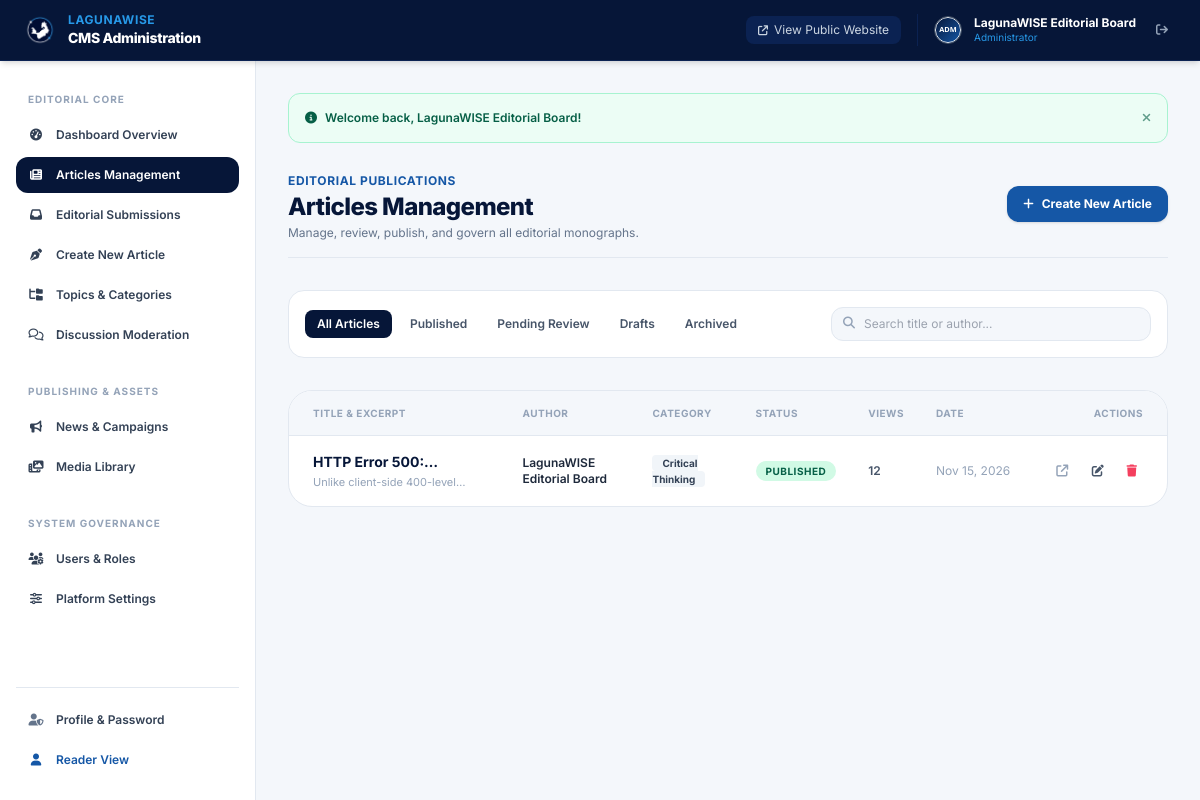
The page /admin/articles.php (signed in) on the database its author committed.
### tables this page shows
CREATE TABLE `users` (
    `id` INT UNSIGNED AUTO_INCREMENT PRIMARY KEY,
    `name` VARCHAR(100) NOT NULL,
    `username` VARCHAR(50) NOT NULL UNIQUE,
    `email` VARCHAR(150) NOT NULL UNIQUE,
    `password_hash` VARCHAR(255) NOT NULL,
    `bio` TEXT NULL,
    `avatar` VARCHAR(255) NULL DEFAULT 'assets/images/default-avatar.svg',
    `status` ENUM('active', 'inactive', 'suspended') NOT NULL DEFAULT 'active',
    `must_change_password` TINYINT(1) NOT NULL DEFAULT 0,
    `last_login_at` DATETIME NULL,
    `created_at` TIMESTAMP DEFAULT CURRENT_TIMESTAMP,
    `updated_at` TIMESTAMP DEFAULT CURRENT_TIMESTAMP ON UPDATE CURRENT_TIMESTAMP,
    INDEX `idx_users_email` (`email`),
    INDEX `idx_users_username` (`username`),
    INDEX `idx_users_status` (`status`)
);

CREATE TABLE `articles` (
    `id` INT UNSIGNED AUTO_INCREMENT PRIMARY KEY,
    `author_id` INT UNSIGNED NOT NULL,
    `title` VARCHAR(255) NOT NULL,
    `slug` VARCHAR(255) NOT NULL UNIQUE,
    `subtitle` VARCHAR(255) NULL,
    `excerpt` TEXT NOT NULL,
    `content` MEDIUMTEXT NOT NULL,
    `references_sources` TEXT NULL,
    `tags` VARCHAR(255) NULL,
    `cover_image` VARCHAR(255) NULL,
    `reading_time` INT UNSIGNED NOT NULL DEFAULT 5,
    `status` ENUM('draft', 'pending_review', 'revision_requested', 'approved', 'published', 'archived') NOT NULL DEFAULT 'draft',
    `views_count` INT UNSIGNED NOT NULL DEFAULT 0,
    `is_featured` TINYINT(1) NOT NULL DEFAULT 0,
    `published_at` DATETIME NULL,
    `created_at` TIMESTAMP DEFAULT CURRENT_TIMESTAMP,
    `updated_at` TIMESTAMP DEFAULT CURRENT_TIMESTAMP ON UPDATE CURRENT_TIMESTAMP,
    INDEX `idx_articles_author` (`author_id`),
    INDEX `idx_articles_status` (`status`),
    INDEX `idx_articles_published` (`published_at`),
    INDEX `idx_articles_slug` (`slug`),
    INDEX `idx_articles_featured` (`is_featured`),
    CONSTRAINT `fk_articles_author` FOREIGN KEY (`author_id`) REFERENCES `users` (`id`) ON DELETE RESTRICT
);

### admin/articles.php (the view, shortened to what the rows shown need)
<?php
require_role(['administrator', 'super_admin', 'admin', 'editor']);
$db = Database::getConnection();
$where = ['1=1'];
$params = [];
$whereSql = implode(' AND ', $where);
$query = "
    SELECT a.*, u.name AS author_name,
           (SELECT c.name FROM categories c JOIN article_categories ac ON c.id = ac.category_id WHERE ac.article_id = a.id LIMIT 1) AS category_name
    FROM articles a
    JOIN users u ON a.author_id = u.id
    WHERE {$whereSql}
    ORDER BY a.created_at DESC
";
$stmt = $db->prepare($query);
$stmt->execute($params);
$articles = $stmt->fetchAll();
require_once __DIR__ . '/includes/admin-header.php';
?>
<div class="flex flex-col sm:flex-row sm:items-center justify-between gap-4 pb-4 border-b border-slate-200">
    <div>
        <h1 class="text-2xl font-extrabold text-navy-900 tracking-tight">Articles Management</h1>
    </div>
</div>
<div class="bg-white rounded-3xl border border-slate-200 shadow-xs overflow-hidden">
    <div class="overflow-x-auto">
        <table class="w-full text-left border-collapse text-xs">
            <thead>
                <tr class="bg-surface text-slate-400 uppercase tracking-wider font-bold text-[10px] border-b border-slate-200">
                    <th class="py-3.5 px-6">Title &amp; Excerpt</th>
                    <th class="py-3.5 px-4">Author</th>
                    <th class="py-3.5 px-4">Category</th>
                    <th class="py-3.5 px-4">Status</th>
                    <th class="py-3.5 px-4">Views</th>
                    <th class="py-3.5 px-4">Date</th>
                    <th class="py-3.5 px-6 text-right">Actions</th>
                </tr>
            </thead>
            <tbody class="divide-y divide-slate-100 text-slate-700">
                <?php if (empty($articles)): ?>
                    <tr>
                        <td colspan="7" class="py-12 text-center text-slate-400">No articles found matching criteria.</td>
                    </tr>
                <?php else: ?>
                    <?php foreach ($articles as $art): ?>
                        <tr class="hover:bg-slate-50/80 transition">
                            <td class="py-4 px-6 max-w-sm">
                                <a href="<?= url('admin/article-edit.php?id=' . (int)$art['id']) ?>" class="font-bold text-navy-900 hover:text-lwblue line-clamp-1 text-sm">
                                    <?= e($art['title']) ?>
                                </a>
                                <p class="text-[11px] text-slate-400 line-clamp-1 mt-0.5"><?= e($art['excerpt']) ?></p>
                            </td>
                            <td class="py-4 px-4 font-semibold text-slate-800">
                                <?= e($art['author_name']) ?>
                            </td>
                            <td class="py-4 px-4">
                                <span class="px-2.5 py-0.5 rounded text-[10px] font-bold bg-slate-100 text-slate-700">
                                    <?= e($art['category_name'] ?? 'General') ?>
                                </span>
                            </td>
                            <td class="py-4 px-4">
                                <span class="px-2.5 py-1 rounded-full text-[10px] font-bold uppercase tracking-wider
                                    <?= match($art['status']) {
                                        'published' => 'bg-emerald-100 text-emerald-800',
                                        'pending_review' => 'bg-amber-100 text-amber-800',
                                        'revision_requested' => 'bg-rose-100 text-rose-800',
                                        'archived' => 'bg-slate-200 text-slate-700',
                                        default => 'bg-slate-100 text-slate-600'
                                    } ?>">
                                    <?= e(str_replace('_', ' ', $art['status'])) ?>
                                </span>
                            </td>
                            <td class="py-4 px-4 font-semibold text-slate-600">
                                <?= number_format((int)$art['views_count']) ?>
                            </td>
                            <td class="py-4 px-4 text-slate-400 whitespace-nowrap">
                                <?= e(format_date($art['published_at'] ?? $art['created_at'])) ?>
                            </td>
                            <td class="py-4 px-6 text-right whitespace-nowrap space-x-2">
                                <?php if ($art['status'] === 'published'): ?>
                                    <a href="<?= url('pages/article.php?slug=' . urlencode($art['slug'])) ?>" target="_blank" class="p-1.5 text-slate-400 hover:text-lwblue" title="View Public Article">
                                        <i class="fa-solid fa-arrow-up-right-from-square"></i>
                                    </a>
                                <?php endif; ?>
                                <a href="<?= url('admin/article-edit.php?id=' . (int)$art['id']) ?>" class="p-1.5 text-slate-600 hover:text-navy-900 font-bold" title="Edit Article">
                                    <i class="fa-solid fa-pen-to-square"></i>
                                </a>
                                <?php if (user_has_any_role(['super_admin', 'admin'])): ?>
                                    <form action="<?= url('admin/articles.php') ?>" method="POST" class="inline" onsubmit="return confirm('Permanently delete this article? This action cannot be undone.')">
                                        <button type="submit" class="p-1.5 text-rose-500 hover:text-rose-700" title="Delete Article">
                                            <i class="fa-solid fa-trash"></i>
                                        </button>
                                    </form>
                                <?php endif; ?>
                            </td>
                        </tr>
                    <?php endforeach; ?>
                <?php endif; ?>
            </tbody>
        </table>
    </div>
</div>
<?php require_once __DIR__ . '/includes/admin-footer.php'; ?>

### admin/includes/admin-header.php (shortened to what the rows shown need)
<?php
$currentUser = current_user();
?>
<!DOCTYPE html>
<html lang="en">
<head>
    <link rel="stylesheet" href="https://cdnjs.cloudflare.com/ajax/libs/font-awesome/6.4.2/css/all.min.css">
    <script src="https://cdn.tailwindcss.com"></script>
</head>
<body class="bg-surface text-slate-800 antialiased font-sans min-h-screen flex flex-col">
    <header class="bg-navy-900 text-white sticky top-0 z-40 border-b border-navy-800 shadow-md">
        <div class="px-4 sm:px-6 py-3 flex items-center justify-between">
            <div class="flex items-center gap-4 text-xs">
                <div class="flex items-center gap-3 border-l border-navy-800 pl-4">
                    <img src="<?= asset($currentUser['avatar'] ?? 'assets/images/default-avatar.svg') ?>"
                         alt="<?= e($currentUser['name']) ?>"
                         class="w-7 h-7 rounded-full object-cover border border-slate-600">
                    <div class="hidden md:block text-left">
                        <p class="font-bold text-white text-xs leading-none"><?= e($currentUser['name']) ?></p>
                        <p class="text-[10px] text-lwblue-light capitalize leading-tight mt-0.5"><?= e(str_replace('_', ' ', $currentUser['primary_role'])) ?></p>
                    </div>
                    <a href="<?= url('auth/logout.php') ?>" class="p-2 text-slate-400 hover:text-rose-400" title="Log Out">
                        <i class="fa-solid fa-arrow-right-from-bracket"></i>
                    </a>
                </div>
            </div>
        </div>
    </header>
    <div class="flex-1 flex overflow-hidden">
        <main class="flex-1 overflow-y-auto p-4 sm:p-8 bg-surface">
            <div class="max-w-7xl mx-auto space-y-8">

### rows shown on the page
users: avatar (picture), name "LagunaWISE Editorial Board"
articles: title "HTTP Error…", excerpt "Unlike client-side…", author.name "LagunaWISE Editorial Board", category_name "Critical Thinking", status "PUBLISHED", views_count "12", published_at "Nov 15, 2026"

### other values the page prints
str_replace('_', ' ', $currentUser['primary_role']) "Administrator"
$f['message'] "Welcome back, LagunaWISE Editorial Board!"
